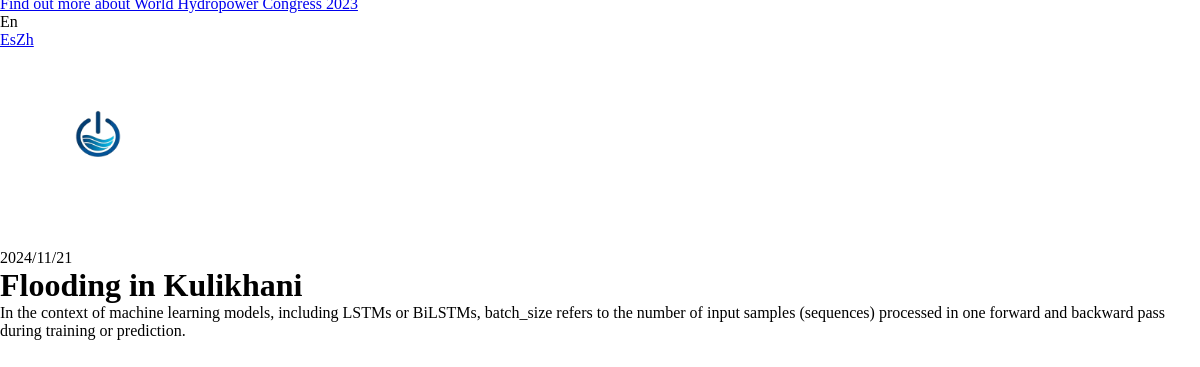
Screenshot of /post/flood/ with the database file from the repository.
### dashboard/models.py (models this page shows, shortened)
class post(models.Model):
    id = models.AutoField(primary_key=True)
    title = models.CharField(max_length=100)
    slug = models.SlugField(max_length=100)
    description = models.CharField(max_length=160)
    keywords = models.CharField(max_length=255)
    content = models.TextField()
    post_img = models.ImageField(upload_to='post_img/',blank=True, null=True)
    created_at = models.DateTimeField(auto_now_add=True)
    updated_at = models.DateTimeField(auto_now=True)

### frontend/views.py (the view)
# urls.py: path('post/<slug:slug>/', views.post_detail, name='post_detail'),
def post_detail(request, slug):
    posts = get_object_or_404(post, slug=slug)
    return render(request, 'innernews.html', {'posts': posts})

### frontend/templates/innernews.html (shortened to what this page needs)
{% load static %}
<!DOCTYPE html>
<html >
<head>
    <link href="https://cdn.prod.website-files.com/64f9d0036cb97160cc26fe95/css/iha-project.29b25617e.min.css" rel="stylesheet" type="text/css" />
</head>
<body>
    <div class="page-wrapper">
  <div class="article-hero news">
        <div class="main-navigation">
            <div class="nav-up-block">
                <div class="nav-block"><a href="https://www.worldhydropowercongress.org" target="_blank" class="link">Find out more about World Hydropower Congress 2023</a>
                    <div data-hover="false" data-delay="0" class="lang-dropdown w-dropdown">
                        <div class="dropdown-toggle w-dropdown-toggle">
                            <div>En</div>
                        </div>
                        <nav class="dropdown-list-2 w-dropdown-list"><a href="#" class="lang-drop-link w-dropdown-link">Es</a><a href="#" class="lang-drop-link w-dropdown-link">Zh</a></nav>
                    </div>
                </div>
            </div>
                <div style="margin: 3em; mix-blend-mode:lighten;">
                    <a href="{% url 'index' %}">
                    <img src="{% static 'images/waterlogo-remove.png' %}" style="width:100px;height: 100px;" alt="LOGO"></a>
                </div>
            </div>
        </div>
    </div>
    <div class="article-wrapper">
        <div class="article-content">
            <div class="div-block-55">
                <div class="meta feat-date">{{ posts.created_at|date:"Y/m/d" }}</div>
                <h1 class="heading-1 cms">{{ posts.title }} </h1>
            </div>
            <div class="ichtext-wide-content w-richtext">
                <p  >{{ posts.content }}</p>
            </div>
        </div>
    </div>
</body>
</html>

### frontend/templates/innernews.html (style rules this page uses)
* { margin: 0; padding: 0; box-sizing: border-box; }
body { height: 100%; width: 100%; margin-top: -42px; }

### rows the page displays
post: created_at "2024/11/21", title "Flooding in Kulikhani", content "In the context of machine learning models, including LSTMs or BiLSTMs, batch_size refers to the number of input samples (sequences) processed in one forward and backward pass during training or prediction."
